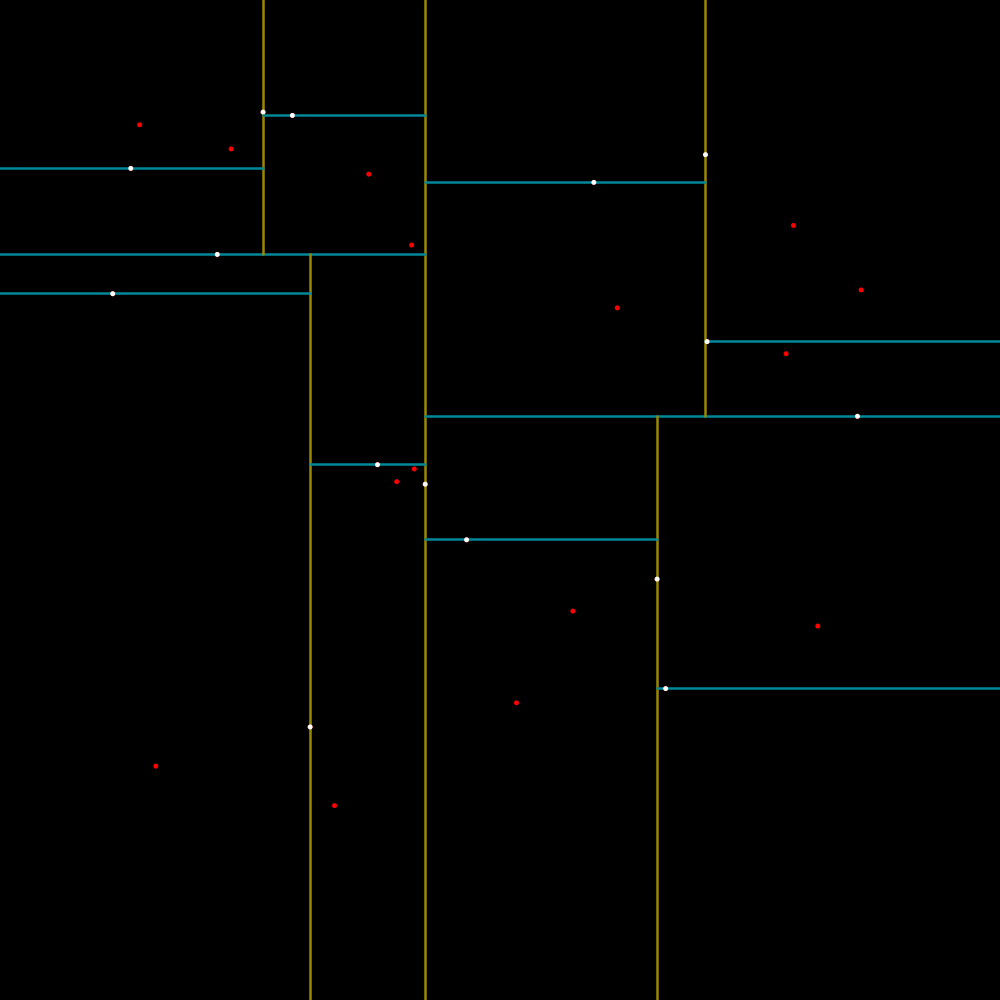
Frame 1 (no input)
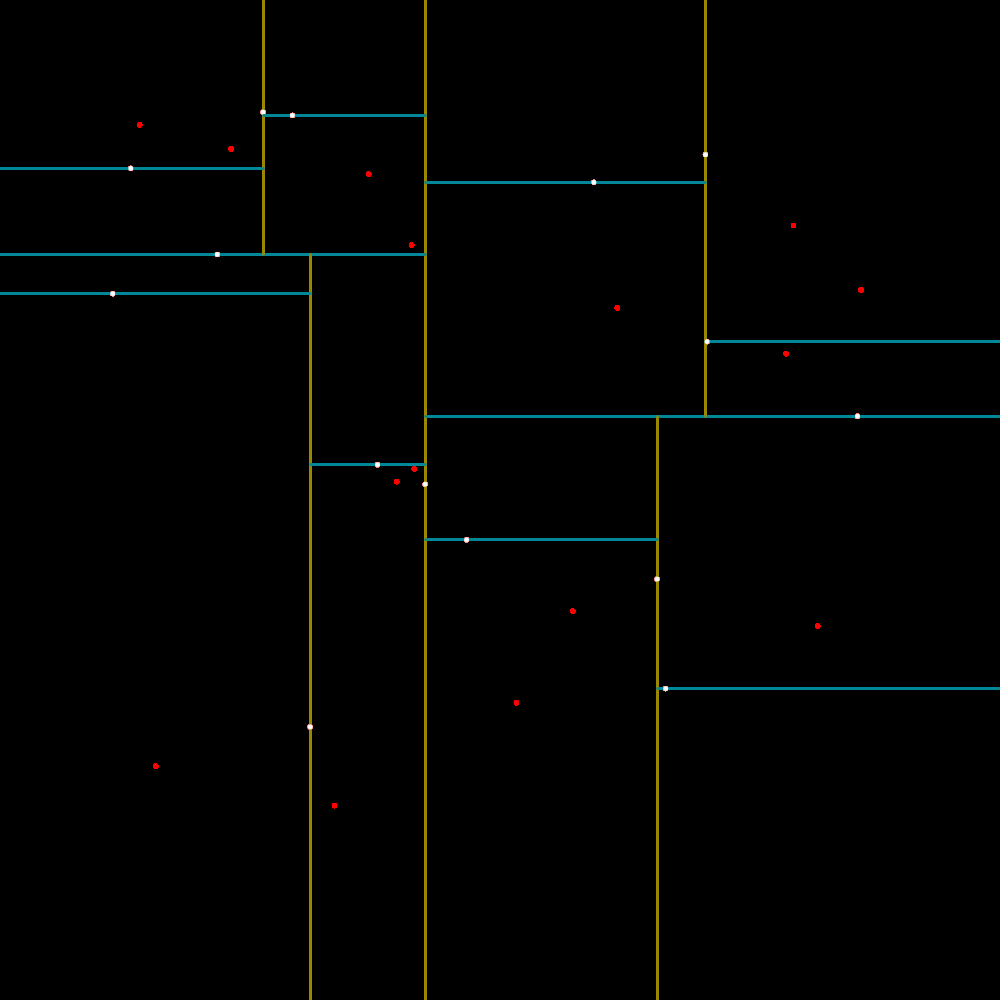
Frame 60 (the mouse pressed at the canvas centre just before this capture)
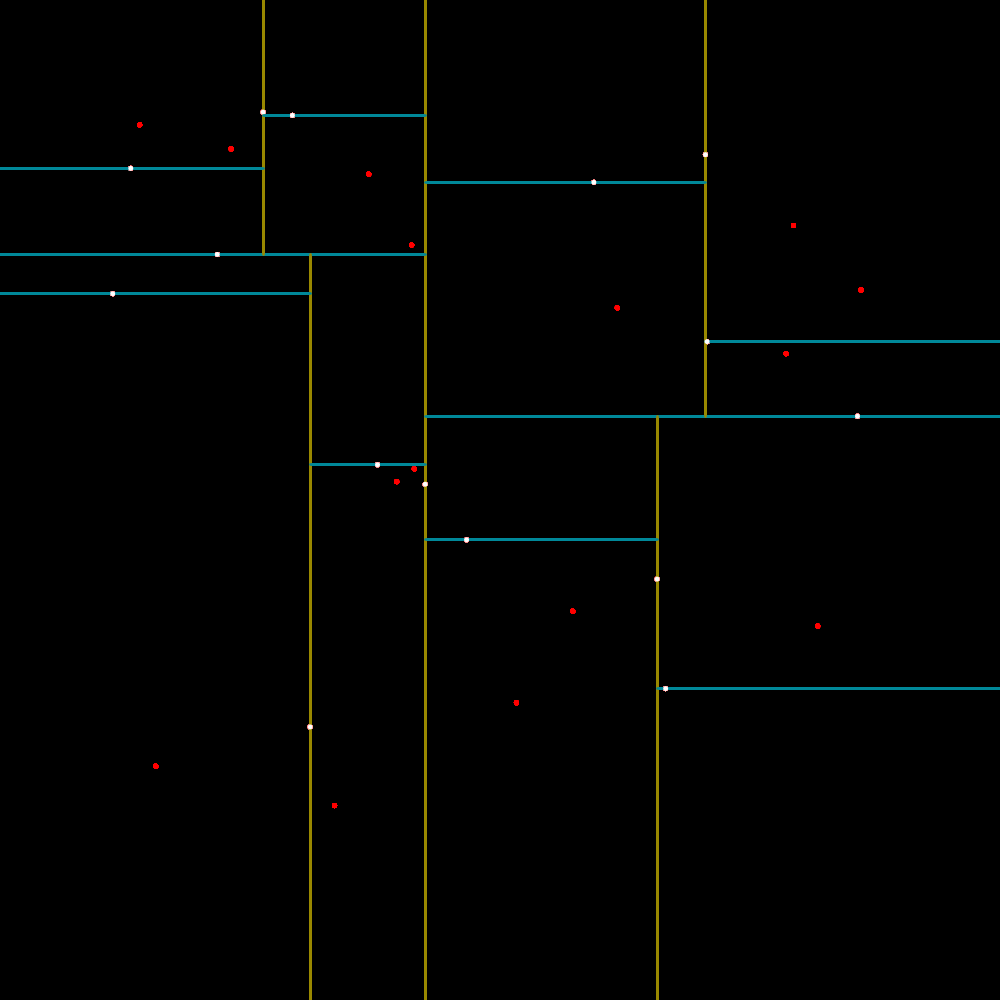
Frame 120 (the mouse held since frame 60 and released just before this capture)

The Processing sketch that drew these frames (run headless with seeded random() and noise(); from frame 60 on, the mouse is pressed at the canvas centre):

// Processing sketch: K_DTrees
// ── K_DTrees.pde
ArrayList<Transform> points;
float spawnMargin = 100;
KDTree kdtree;

void setup(){
  size(1000,1000);
  background(0);
  points = new ArrayList<Transform>();
  for (int i = 0; i < 30; i++){
    points.add(new Transform( random(width-2*spawnMargin)+spawnMargin , random(width-2*spawnMargin)+spawnMargin) );
  }
  kdtree = new KDTree(points);
}

void draw(){
  for (Transform t : points){
    fill(#ff0000); noStroke();
    circle(t.x,t.y,5);
  }
  
  kdtree.show(#998800,#008899,2.5);
}

// ── Geometry_Module.pde
//GEOMETRY CLASS

class Geometry{
  float x;
  float y;
  String typeof(){
    return "Geometry";
  }
  
  <T extends Transform> boolean contains(T p){
    return false;
  }
  <T extends Geometry> boolean intersects(T range){
    return true;
  }
}

class Rectangle extends Geometry{
  float x;
  float y;
  float w;
  float h;
  Rectangle(float x_, float y_, float w_, float h_){
    x = x_;
    y = y_;
    w = w_;
    h = h_;
  }
  String typeof(){
    return "Rectangle";
  }
  
  
  <T extends Transform> boolean contains (T p){
    return !(p.x < x || p.x > x+w ||
             p.y < y || p.y > y+h);
  }
  
  
  <T extends Geometry> boolean intersects(T range){
    switch (range.typeof()){
      case "Rectangle": return intersects((Rectangle) range);
      case "Circle": return intersects((Circle) range);
    }
    return true;
  }
  
  boolean intersects(Rectangle rect){
    return !(x > rect.x+rect.w || x+w < rect.x || y > rect.y+rect.h || y+h < rect.y);
  }
  
  boolean intersects(Circle circle){
    float closestX = max(x, min(circle.x, x+w));
    float closestY = max(y, min(circle.y, y+h));
    return (pow(closestX-circle.x,2) + pow(closestY-circle.y,2) <= pow(circle.r,2));
  }
  
  
  void show(){ show(color(255), 2); }
  void show(color c, float t){
    stroke(c);
    strokeWeight(t);
    noFill();
    rect(x,y,w,h);
  }
}

class Circle extends Geometry{
  float x;
  float y;
  float r;
  Circle(float x_, float y_, float r_){
    x = x_;
    y = y_;
    r = r_/2;
  }
  String typeof(){
    return "Circle";
  }
  
  
  <T extends Transform> boolean contains(T p){
    return (pow(p.x-x, 2) + pow(p.y-y, 2) <= pow(r, 2));
  }
  
  
  void show(){ show(color(255), 2); }
  void show(color c, float t){
    stroke(c);
    strokeWeight(t);
    noFill();
    circle(x,y,r*2);
  }
}

// ── KDTree_Class.pde
class KDTree{
  int sortVal;
  KDTree before = null;
  KDTree after = null;
  Transform pivot = null;
  Rectangle box;
  
  KDTree(ArrayList<Transform> points, int sortVal_, Rectangle box_){
    sortVal = sortVal_;
    box = box_;
    
    partition(points);
  }
  KDTree(ArrayList<Transform> points){
    sortVal = -1;
    box = new Rectangle(0,0,width,height);
    partition(points);
  }
  
  void partition(ArrayList<Transform> points){
    if (points.size() <= 0){
      sortVal = 0;
      return;
    }
    if (points.size() == 1){
      pivot = points.get(0);
      return;
    }
    
    switch (sortVal){
      case -1:
        Collections.sort(points, new SortByX());
        break;
      case 1:
        Collections.sort(points, new SortByY());
        break;
      default:
        break;
    }
    
    int median = floor(points.size()/2);
    pivot = points.get(median);
    ArrayList<Transform> beforePoints = new ArrayList<Transform>(points.subList(0,max(median-1,0)));
    ArrayList<Transform> afterPoints = new ArrayList<Transform>(points.subList(min(median+1,points.size()-1),points.size()-1));
    
    Rectangle beforeBox; Rectangle afterBox;
    switch (sortVal){
      case -1:
        beforeBox = new Rectangle(box.x, box.y, pivot.x-box.x, box.h);
        afterBox = new Rectangle(pivot.x, box.y, box.x+box.w-pivot.x, box.h);
        break;
      case 1:
        beforeBox = new Rectangle(box.x, box.y, box.w, pivot.y-box.y);
        afterBox = new Rectangle(box.x, pivot.y, box.w, box.y+box.h-pivot.y);
        break;
      default:
        beforeBox = null;
        afterBox = null;
        break;
    }
    
    before = new KDTree( beforePoints , sortVal*-1 , beforeBox);
    after = new KDTree( afterPoints , sortVal*-1 , afterBox);
  }
  
  void show(color horizontal, color vertical, float weight){
    Line l;
    switch (sortVal){
      case -1:
        l = new Segment(pivot.x, box.y, pivot.x, box.y+box.h);
        l.show(horizontal,weight);
        break;
      case 1:
        l = new Segment(box.x, pivot.y, box.x+box.w, pivot.y);
        l.show(vertical,weight);
        break;
      default:
        break;
    }
    if (pivot != null){
      fill(#ffffff); noStroke();
      circle(pivot.x,pivot.y,5);
    }
    
    if (before != null) before.show(horizontal,vertical,weight);
    if (after != null) after.show(horizontal,vertical,weight);
  }
}

// ── Line_Module.pde
class Line{
  float x1; float y1;
  float x2; float y2;
  Float m;
  float c;
  Line(float x1_, float y1_, float x2_, float y2_){
    x1 = x1_;
    y1 = y1_;
    x2 = x2_;
    y2 = y2_;
    m = (y2-y1)/(x2-x1);
    c =  y1 - m*x1;
  }
  Line(float x1_, float y1_, Float m_){
    x1 = x1_;
    y1 = y1_;
    m = m_;
    c =  y1 - m*x1;
    x2 = 0;
    y2 = evaluateX(x2);
    if (m.isInfinite()){
      x2 = x1;
      y2 = 0;
    }
  }
  void recalculate(){
    m = (y2-y1)/(x2-x1);
    c =  y1 - m*x1;
  }
  float evaluateX(float x){
    return m*x + c;
  }
  float evaluateY(float y){
    return (y - c) / m;
  }
  float length(){
    return Float.POSITIVE_INFINITY;
  }
  
  int sideOfLine(float x, float y){
    float d = (x-x1)*(y2-y1) - (y-y1)*(x2-x1);
    return (int)Math.signum(d);
  }
  
  boolean validate(float x, float y){    // ASSUMING x,y INTERSECTS WITH LINE, IS IT VALID?
    return true;    // FOR LINE, TRUE ALWAYS. HERE TO ENSURE CHILDREN CAN INHERIT THE FUNCTION
  }
  
  void show(int col, float strokeW){
    stroke(col); strokeWeight(strokeW);
    line(0, c, width, evaluateX(width));
    Float mSelf = m;
    if (mSelf.isInfinite()){
      line(x1, 0, x2, height);
    }
  }
}

class Segment extends Line{
  Segment(float x1_, float y1_, float x2_, float y2_){
    super(x1_, y1_, x2_, y2_);
  }
  
  float length(){
    return sqrt(pow(x2-x1, 2) + pow(y2-y1, 2));
  }
  
  void show(int col, float strokeW){
    stroke(col); strokeWeight(strokeW);
    line(x1, y1, x2, y2);
  }
  
  boolean validate(float x, float y){
    if (!m.isInfinite()) return !(x < min(x1,x2) || x > max(x1,x2));
    else return !(y < min(y1,y2) || y > max(y1,y2));
  }
}

<T extends Line> PVector intersects(T a, T b){
  
  
  PVector candidate = null;    // INTERSECTION DEFINITELY EXISTS IF ONE LINE IS VERTICAL
  
  // VERTICAL LINE HANDLING, GRADIENT = INFINITY OR -INFINITY
  if (a.m.isInfinite() && b.m.isInfinite()) return null;    // BOTH VERTICAL LINES ARE PARALLEL.    IF THIS FAILS, ONLY ONE LINE IS PARALLEL (OR BOTH AREN'T PARALLEL)
  if (a.m == b.m) return null;    // LINES ARE PARALLEL (NOT VERTICAL)
  
  if (a.m.isInfinite()) candidate = new PVector(a.x1, b.evaluateX(a.x1));    // LINES ARE NOT PARALLEL, MUST INTERSECT AT VERTICAL LINE
  else if (b.m.isInfinite()) candidate = new PVector(b.x1, a.evaluateX(b.x1));    // Y VALUE MUST BE EVALUATED WITH NON-VERTICAL LINE
  else{
    float x = (b.c - a.c) / (a.m - b.m);    // INTERSECTION POINT EXISTS, NOT VERTICAL LINES
    candidate = new PVector(x,a.evaluateX(x));
  }
  
  if (a.validate(candidate.x,candidate.y) && b.validate(candidate.x,candidate.y)) return candidate;
  return null;
}

// ── SortingHelpers_Classes.pde
import java.util.*;

class SortByX implements Comparator<Transform>{
  public int compare(Transform a, Transform b){
    return ceil(a.x - b.x);
  }
}

class SortByY implements Comparator<Transform>{
  public int compare(Transform a, Transform b){
    return ceil(a.y - b.y);
  }
}

// ── Walker_Module.pde
//
/*noiseMap = layeredNoise(width, height, zoom, octaves, lacunarity, persistence);
  particles = new ArrayList<Walker>();
  for (int i = 0; i < 100; i++){
    //Walker p = new Walker(random(width-2)+1, random(height-2)+1);
    Walker p = new Walker(random(width-margin*2)+margin, random(height-margin*2)+margin);
    particles.add(p);
  }
  
  if (frameCount % 10 == 0) particles.add(new Walker(random(width-margin*2)+margin, random(height-margin*2)+margin));
  for (Walker p : particles){
    p.update(noiseMap);
  }*/
//


float maxSpeed = 20;
float flowMultiplier = 1.5;
float gravityMultiplier = 0.2;
float relaxationMultiplier = 0.55;
float relaxationLimit = 100;
float damping = 0.9;
float circleSize = 250;

class Walker extends Transform{
  PVector velocity;
  PVector force;
  boolean enabled = true;
  color col;
  PVector constantForce;
  
  Walker(float x_, float y_){
    super(x_,y_);
    velocity = new PVector(0,0);
    force = new PVector(0,0);
    constantForce = new PVector(0,0);
  }
  
  void update(){
    force = new PVector(0,0);
    PVector flowDir = PVector.random2D();
    force.add(flowDir.mult(flowMultiplier));
    
    PVector gravity = new PVector(width/2-x, height/2-y);
    float magnitude = gravity.mag() - circleSize;
    gravity.setMag(magnitude).mult(gravityMultiplier);
    if (magnitude < 0) gravity.mult(0);
    force.add(gravity);
    
    force.add(constantForce);
    
    velocity.mult(damping);
    velocity.add(force);
    velocity.limit(maxSpeed);
    x += velocity.x;
    y += velocity.y;
  }
  
  void show(color c_, float alpha){
    noStroke();
    color c = color(red(c_), green(c_), blue(c_), alpha);
    fill(c);
    circle(x,y,2);
  }
}


class Transform{
  float x;
  float y;
  Object ref;
  Transform(float x_, float y_){
    x = x_; y = y_;
  }
}
